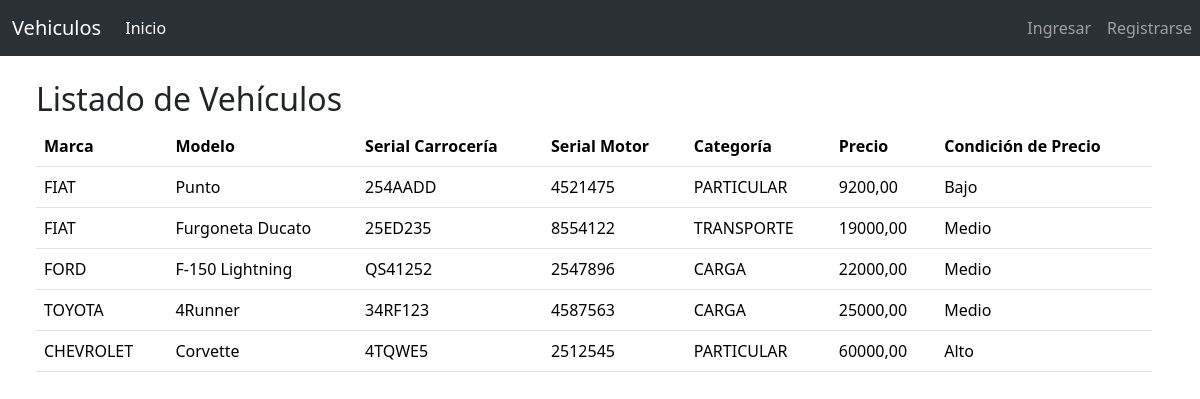
Page /vehiculo/list on the committed database.
### vehiculo/models.py (models this page shows)
class Vehiculo(models.Model):
    marca = models.CharField(max_length=20, choices=BRAND_CHOICES, default='ford')
    modelo = models.CharField(max_length=100)
    serial_carroceria = models.CharField(max_length=50, unique=True)
    serial_motor = models.CharField(max_length=50, unique=True)
    categoria = models.CharField(max_length=20, choices=CATEGORIES_CHOICES, default='particular')
    precio = models.DecimalField(max_digits=10, decimal_places=2)
    fecha_de_creacion = models.DateTimeField(auto_now_add=True)
    fecha_de_modificacion = models.DateTimeField(auto_now=True)
    class Meta:
        permissions = [
            ('visualizar_catalogo', 'Puede visualizar catalogo de vehículos'),
        ]

### vehiculo/views.py (the view)
# urls.py: path('vehiculo/list', vehiculolist_view, name='vehiculolist')
def vehiculolist_view(request):
    lista_vehiculos = Vehiculo.objects.all()
    context = {'vehiculos' : lista_vehiculos}
    return render(request, 'vehiculo/vehiculolist.html', context)

### templates/vehiculo/vehiculolist.html
{% extends 'base.html' %}
{% block content %}
<h2>Listado de Vehículos</h2>
<table class="table">
    <thead>
        <tr>
            <th scope="col">Marca</th>
            <th scope="col">Modelo</th>
            <th scope="col">Serial Carrocería</th>
            <th scope="col">Serial Motor</th>
            <th scope="col">Categoría</th>
            <th scope="col">Precio</th>
            <th scope="col">Condición de Precio</th>
        </tr>
    </thead>
    <tbody>
        {% for i in vehiculos %}
        <tr>
            <td>{{ i.marca|upper }}</td>
            <td>{{ i.modelo }}</td>
            <td>{{ i.serial_carroceria }}</td>
            <td>{{ i.serial_motor }}</td>
            <td>{{ i.categoria|upper }}</td>
            <td>{{ i.precio }}</td>
            {% if i.precio <= 10000  %}
            <td>Bajo</td>
            {% elif i.precio > 10000 and i.precio < 30000 %}
            <td>Medio</td>
            {% else %}
            <td>Alto</td>
            {% endif  %}
        </tr>
        {% endfor %}
    </tbody>
</table>
{% endblock %}

### templates/base.html (shortened to what this page needs)
<!DOCTYPE html>
<html lang="en">
<head>
    {% load django_bootstrap5 %}
    {% bootstrap_css %}
</head>
<body>
    <nav class="navbar navbar-expand-lg bg-body-tertiary" data-bs-theme="dark">
        <div class="container-fluid">
            <a class="navbar-brand" href="{% url 'index' %}">Vehiculos</a>
            <div class="collapse navbar-collapse" id="navbarNav">
                <ul class="navbar-nav">
                    <li class="nav-item">
                        <a class="nav-link active" aria-current="page" href="{% url 'index' %}">Inicio</a>
                    </li>
                </ul>
            </div>
        </div>
        <div class="collapse navbar-collapse" id="navbarText">
            <ul class="navbar-nav mr-auto">
                {% if user.is_authenticated %}
                <li class="nav-item">
                    <a class="nav-link" href="{% url 'logout' %}">Salir</a>
                </li>
                <li class="nav-item">
                    <a class="nav-link" href="#">Hola, {{user.username}}</a>
                </li>
                {% else %}
                <li class="nav-item">
                    <a class="nav-link" href="{% url 'login' %}">Ingresar</a>
                </li>
                <li class="nav-item">
                    <a class="nav-link" href="{% url 'signup' %}">Registrarse</a>
                </li>
                {% endif %}
            </ul>
        </div>
    </nav>
    <div class="container m-4">
        {% block content %}
        {% endblock %}
    </div>
</body>
</html>

### rows in the picture
Vehiculo: marca "FIAT", modelo "Punto", serial_carroceria "254AADD", serial_motor "4521475", categoria "PARTICULAR", precio "9200,00", shows "Bajo"
Vehiculo: marca "FIAT", modelo "Furgoneta Ducato", serial_carroceria "25ED235", serial_motor "8554122", categoria "TRANSPORTE", precio "19000,00", shows "Medio"
Vehiculo: marca "FORD", modelo "F-150 Lightning", serial_carroceria "QS41252", serial_motor "2547896", categoria "CARGA", precio "22000,00", shows "Medio"
Vehiculo: marca "TOYOTA", modelo "4Runner", serial_carroceria "34RF123", serial_motor "4587563", categoria "CARGA", precio "25000,00", shows "Medio"
Vehiculo: marca "CHEVROLET", modelo "Corvette", serial_carroceria "4TQWE5", serial_motor "2512545", categoria "PARTICULAR", precio "60000,00", shows "Alto"
